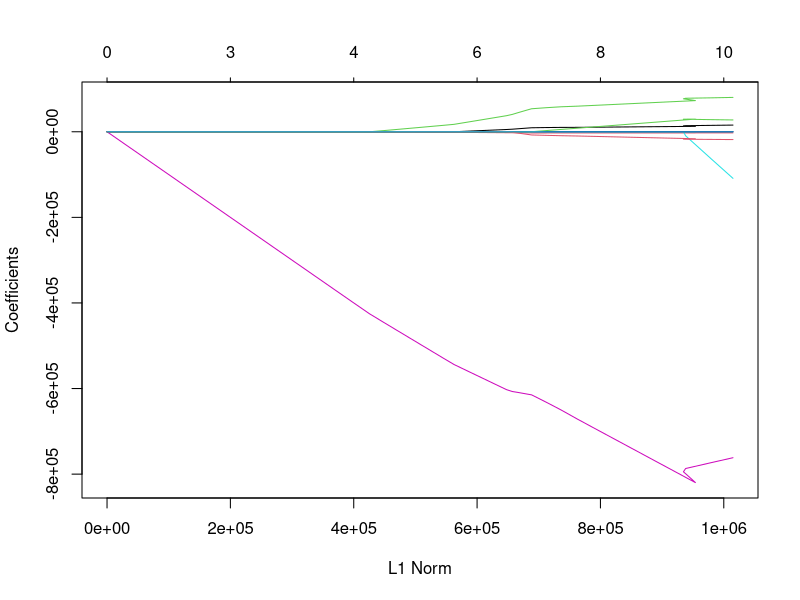
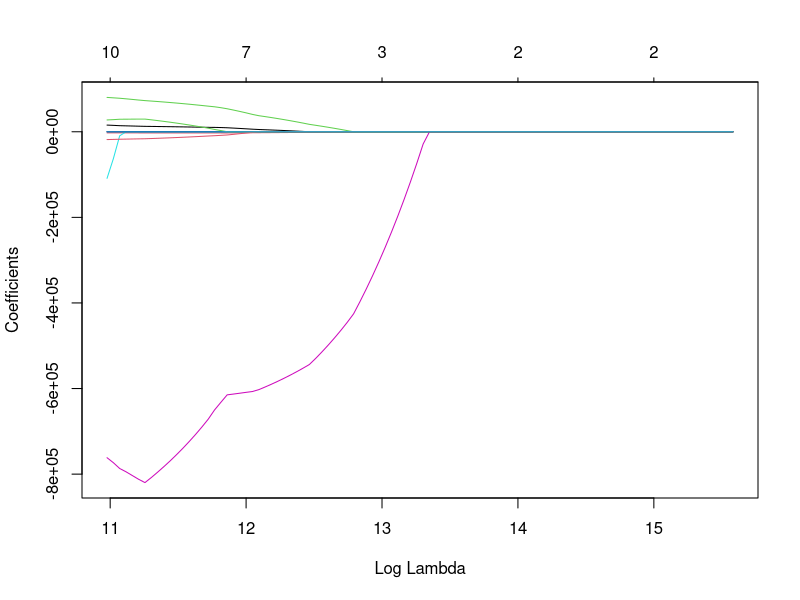
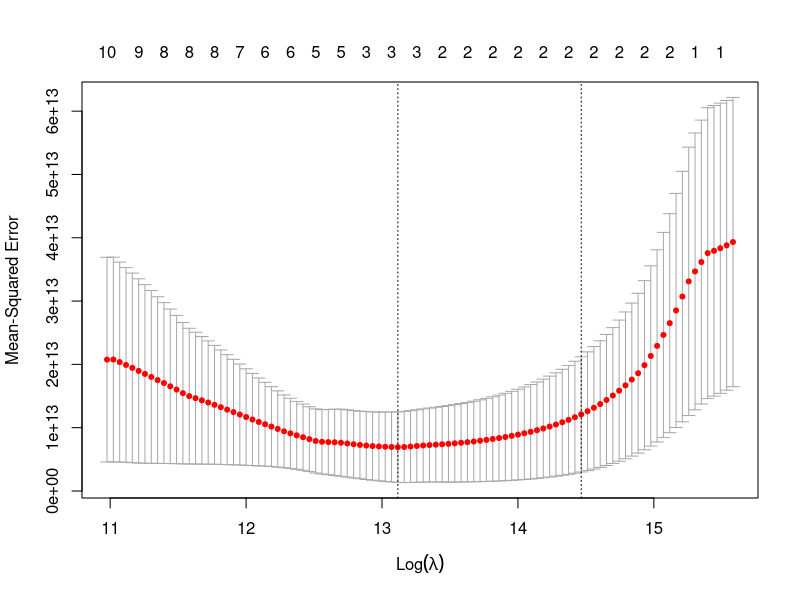
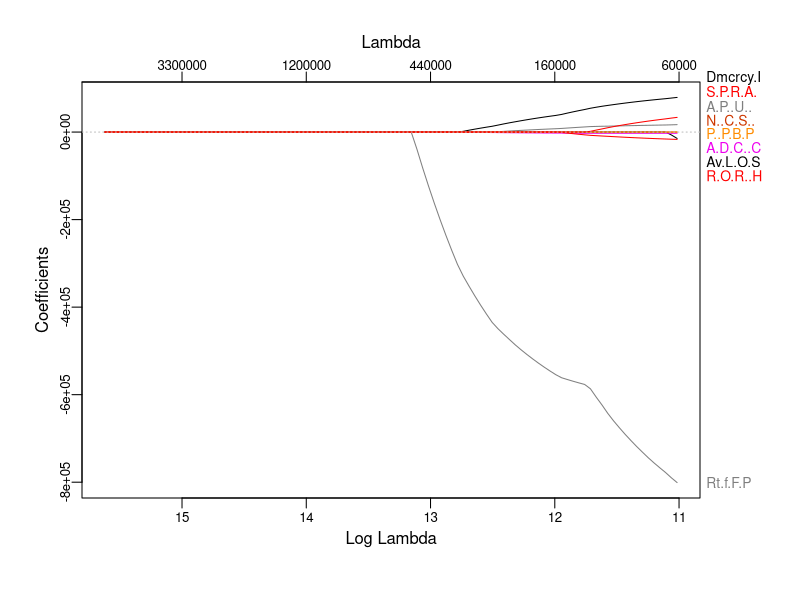
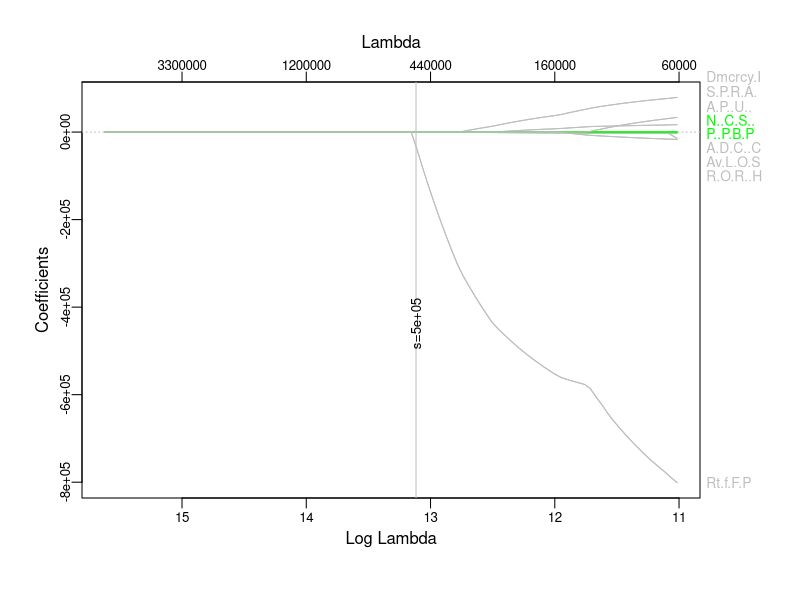
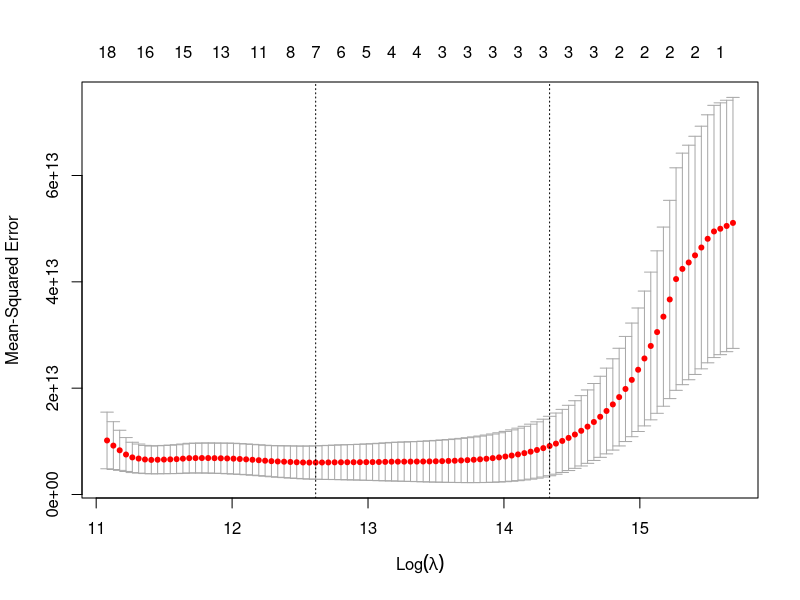
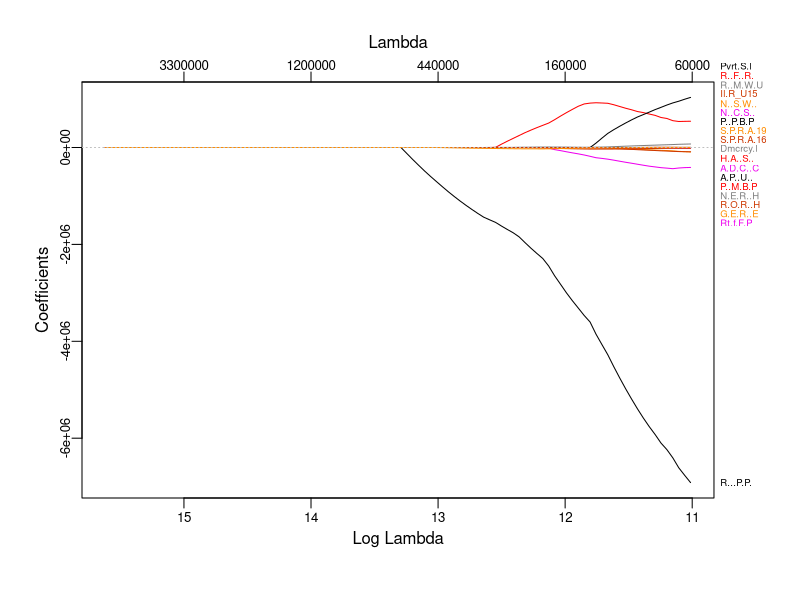
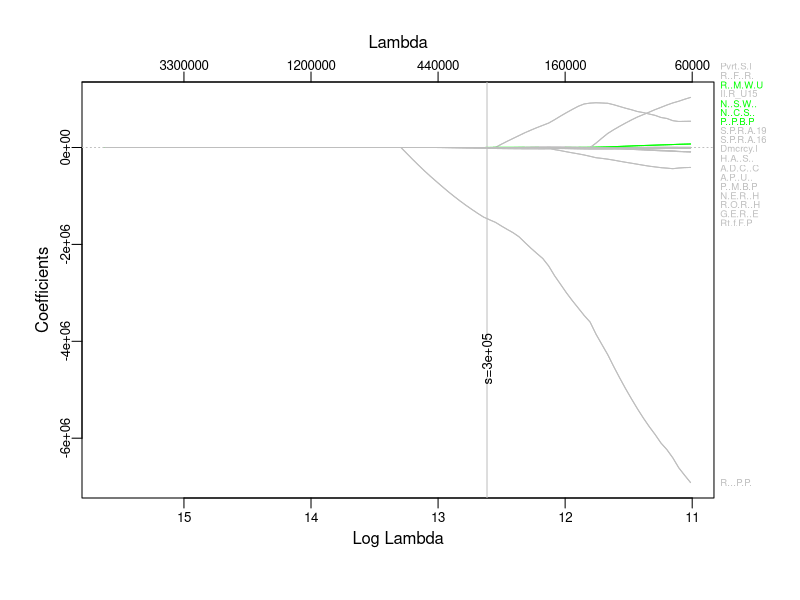

Write the R code that produced these figures, in order.
## ---- chunk 1
library(dplyr)
library(glmnet)
library(caret)
library(plotmo)

#Read in data
thesis_data_09 <- read.csv("Indo Regression 2009.csv")

thesis_09 <- subset(thesis_data_09,select = -c(X,Marker, province,Latitude,Longitude,
                                               Megawati.Soekarno.Votes,Susilo.Bambang.Votes,
                                               Muhammad.Jusuf.Votes))
thesis_09 <- na.omit(thesis_09)

#Read in data - TEST
thesis_data_14 <- read.csv("Indo Regression 2014.csv")

thesis_14 <- subset(thesis_data_14,select = -c(X,Marker, province,Latitude,Longitude,
                       Prabowo.Subianto.Votes,Joko.Widodo.Votes))
                      thesis_14 <- na.omit(thesis_14)
## ---- chunk 2
clean_09 <- thesis_09
clean_09$Average.Price.per.Unit.of.Housing.Construction <- as.double(clean_09$Average.Price.per.Unit.of.Housing.Construction)
clean_09$Harvested.Area.of.Soybeans..in.Hectares. <- as.double(clean_09$Harvested.Area.of.Soybeans..in.Hectares.)
clean_09$Number.of.Civil.Servants.per.Province <- as.double(clean_09$Number.of.Civil.Servants.per.Province)
clean_09$Number.of.Skilled.Workers.in.Construction <- as.double(clean_09$Number.of.Skilled.Workers.in.Construction)
clean_09$Number.of.Villages <- as.double(clean_09$Number.of.Villages)
clean_09$Production.of.Paddy.By.Province..in.tons. <- as.double(clean_09$Production.of.Paddy.By.Province..in.tons.)
clean_09$Wetland.Area.By.Province..in.hectares. <- as.double(clean_09$Wetland.Area.By.Province..in.hectares.)
clean_09$Total.Votes <- as.double(clean_09$Total.Votes)
## ---- chunk 3
#Create test data
set.seed(123)
train <- clean_09$Total.Votes %>% createDataPartition(p=.8,list=FALSE)
train.data <- clean_09[train,]
test.data <- clean_09[-train,]

train_pred <- model.matrix(Total.Votes~., train.data)[,-1]
pred <- model.matrix(Total.Votes~., clean_09)[,-1]
train_y<- train.data$Total.Votes

lasso_09 <- glmnet(train_pred, train_y, alpha = 1, lambda = NULL)
plot(lasso_09, "norm")
plot(lasso_09, "lambda")

#Perform CV
cv.lasso.09 <- cv.glmnet(train_pred,train_y,alpha = 1)
plot(cv.lasso.09)

#Use min lambda value to predict test data
lasso.fit.09 <- predict(lasso_09, type = "coefficients",s= cv.lasso.09$lambda.min, newx = x_test)
#Test here?

#Fit on full dataset
lasso_full_09 <- glmnet(pred,clean_09$Total.Votes,alpha = 1) #use full dataset
lasso.coeff.09 <- predict(lasso_full_09, type = "coefficients",s= cv.lasso.09$lambda.min, newx = x_test)
plot_glmnet(lasso_full_09, label = TRUE)

r2_09 <- cv.lasso.09$glmnet.fit$dev.ratio[which(cv.lasso.09$glmnet.fit$lambda == cv.lasso.09$lambda.min)]
r2_09

#Following code from: https://stats.stackexchange.com/questions/133873/lasso-plot-label-lines-with-names-using-glmnet 

coef_values <-coef(lasso_full_09,cv.lasso.09$lambda.min)
coef.increase<-dimnames(coef_values[coef_values[,1]>0,0])[[1]]
coef.decrease<-dimnames(coef_values[coef_values[,1]<0,0])[[1]]

#get ordered list of variables as they appear at smallest lambda
allnames<-names(coef(lasso_full_09)[,
    ncol(coef(lasso_full_09))][order(coef(lasso_full_09)[,
    ncol(coef(lasso_full_09))],decreasing=TRUE)])

#remove intercept
allnames<-setdiff(allnames,allnames[grep("Intercept",allnames)])

#assign colors
cols<-rep("gray",length(allnames))
cols[allnames %in% coef.increase]<-"green"      
cols[allnames %in% coef.decrease]<-"red"        

library(plotmo)
plot_glmnet(lasso_full_09,label=20,s=cv.lasso.09$lambda.min,col=cols)

## ---- chunk 4
#Clean Data
#2014 Data
clean_14 <- thesis_14
names(clean_14)[names(clean_14)=="Votes"] <- "Total.Votes"
clean_14$Average.Price.per.Unit.of.Housing.Construction <- as.double(clean_14$Average.Price.per.Unit.of.Housing.Construction)
clean_14$Harvested.Area.of.Soybeans..in.Hectares. <- as.double(clean_14$Harvested.Area.of.Soybeans..in.Hectares.)
clean_14$Number.of.Civil.Servants.per.Province <- as.double(clean_14$Number.of.Civil.Servants.per.Province)
clean_14$Number.of.Skilled.Workers.in.Construction <- as.double(clean_14$Number.of.Skilled.Workers.in.Construction)
clean_14$Number.of.Villages <- as.double(clean_14$Number.of.Villages)
clean_14$Production.of.Paddy.By.Province..in.tons. <- as.double(clean_14$Production.of.Paddy.By.Province..in.tons.)
clean_14$Wetland.Area.By.Province..in.hectares. <- as.double(clean_14$Wetland.Area.By.Province..in.hectares.)
clean_14$Total.Votes <- as.double(clean_14$Total.Votes)
## ---- chunk 5
#Create test data
set.seed(123)
train <- clean_14$Total.Votes %>% createDataPartition(p=.8,list=FALSE)
train.data <- clean_14[train,]
test.data <- clean_14[-train,]

train_pred <- model.matrix(Total.Votes~., train.data)[,-1]
pred <- model.matrix(Total.Votes~., clean_14)[,-1]
train_y<- train.data$Total.Votes

lasso_14 <- glmnet(train_pred, train_y, alpha = 1, lambda = NULL)


#Perform CV
cv.lasso.14 <- cv.glmnet(train_pred,train_y,alpha = 1)
plot(cv.lasso.14)


#Use min lambda value to predict test data
lasso.fit.14 <- predict(lasso_14, type = "coefficients",s= cv.lasso.14$lambda.min, newx = x_test)

#Fit on full dataset
lasso_full_14 <- glmnet(pred,clean_14$Total.Votes,alpha = 1) #use full dataset
lasso.coeff.14 <- predict(lasso_full_14, type = "coefficients",s= cv.lasso.14$lambda.min, newx = x_test)
plot_glmnet(lasso_full_14, label = TRUE)

r2_14 <- cv.lasso.14$glmnet.fit$dev.ratio[which(cv.lasso.14$glmnet.fit$lambda == cv.lasso.14$lambda.min)]
r2_14


#Following code from: https://stats.stackexchange.com/questions/133873/lasso-plot-label-lines-with-names-using-glmnet 

coef_values <-coef(lasso_full_14,cv.lasso.14$lambda.min)
coef.increase<-dimnames(coef_values[coef_values[,1]>0,0])[[1]]
coef.decrease<-dimnames(coef_values[coef_values[,1]<0,0])[[1]]

#get ordered list of variables as they appear at smallest lambda
allnames<-names(coef(lasso_full_14)[,
    ncol(coef(lasso_full_14))][order(coef(lasso_full_14)[,
    ncol(coef(lasso_full_14))],decreasing=TRUE)])

#remove intercept
allnames<-setdiff(allnames,allnames[grep("Intercept",allnames)])

#assign colors
cols<-rep("gray",length(allnames))
cols[allnames %in% coef.increase]<-"green"      
cols[allnames %in% coef.decrease]<-"red"        

library(plotmo)
plot_glmnet(lasso_full_14,label=30,s=cv.lasso.14$lambda.min,col=cols)
